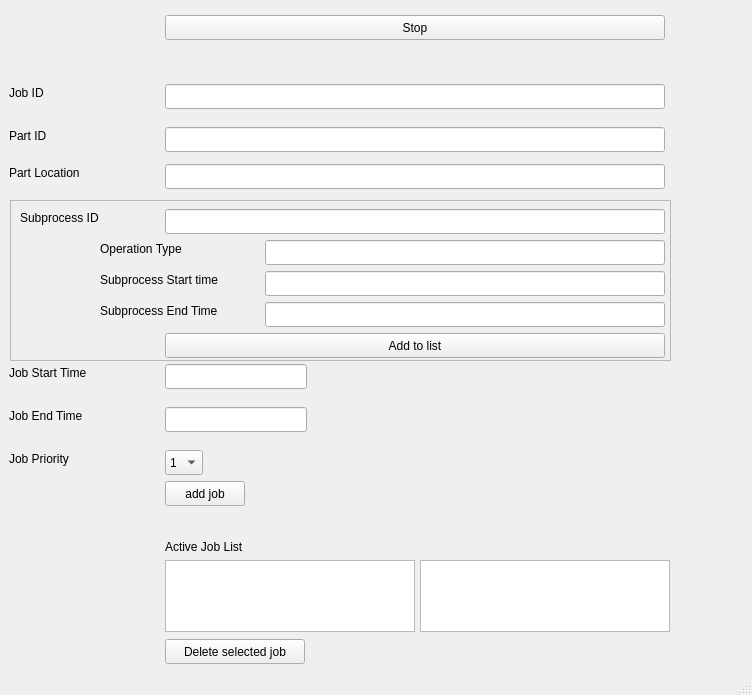
<?xml version="1.0" encoding="UTF-8"?>
<ui version="4.0">
 <class>MainWindow</class>
 <widget class="QMainWindow" name="MainWindow">
  <property name="geometry">
   <rect>
    <x>0</x>
    <y>0</y>
    <width>752</width>
    <height>695</height>
   </rect>
  </property>
  <property name="windowTitle">
   <string>MainWindow</string>
  </property>
  <widget class="QWidget" name="centralwidget">
   <widget class="QPushButton" name="stopButton">
    <property name="geometry">
     <rect>
      <x>165</x>
      <y>15</y>
      <width>500</width>
      <height>25</height>
     </rect>
    </property>
    <property name="styleSheet">
     <string notr="true">&quot;background-color: rgb(255, 0, 0)&quot;</string>
    </property>
    <property name="text">
     <string>Stop</string>
    </property>
    <property name="autoRepeat">
     <bool>false</bool>
    </property>
   </widget>
   <widget class="QLabel" name="JobID">
    <property name="geometry">
     <rect>
      <x>9</x>
      <y>84</y>
      <width>44</width>
      <height>17</height>
     </rect>
    </property>
    <property name="text">
     <string>Job ID</string>
    </property>
   </widget>
   <widget class="QLineEdit" name="job_id">
    <property name="geometry">
     <rect>
      <x>165</x>
      <y>84</y>
      <width>500</width>
      <height>25</height>
     </rect>
    </property>
   </widget>
   <widget class="QLabel" name="PartID">
    <property name="geometry">
     <rect>
      <x>9</x>
      <y>127</y>
      <width>47</width>
      <height>17</height>
     </rect>
    </property>
    <property name="text">
     <string>Part ID</string>
    </property>
   </widget>
   <widget class="QLineEdit" name="part_id">
    <property name="geometry">
     <rect>
      <x>165</x>
      <y>127</y>
      <width>500</width>
      <height>25</height>
     </rect>
    </property>
   </widget>
   <widget class="QLabel" name="PartLocation">
    <property name="geometry">
     <rect>
      <x>9</x>
      <y>164</y>
      <width>91</width>
      <height>17</height>
     </rect>
    </property>
    <property name="text">
     <string>Part Location</string>
    </property>
   </widget>
   <widget class="QLineEdit" name="partLocation">
    <property name="geometry">
     <rect>
      <x>165</x>
      <y>164</y>
      <width>500</width>
      <height>25</height>
     </rect>
    </property>
   </widget>
   <widget class="QLabel" name="SubprocessID">
    <property name="geometry">
     <rect>
      <x>20</x>
      <y>209</y>
      <width>96</width>
      <height>17</height>
     </rect>
    </property>
    <property name="text">
     <string>Subprocess ID</string>
    </property>
   </widget>
   <widget class="QLineEdit" name="subID">
    <property name="geometry">
     <rect>
      <x>165</x>
      <y>209</y>
      <width>500</width>
      <height>25</height>
     </rect>
    </property>
    <property name="text">
     <string/>
    </property>
   </widget>
   <widget class="QLabel" name="OperationType">
    <property name="geometry">
     <rect>
      <x>100</x>
      <y>240</y>
      <width>106</width>
      <height>17</height>
     </rect>
    </property>
    <property name="text">
     <string>Operation Type</string>
    </property>
   </widget>
   <widget class="QLineEdit" name="opType">
    <property name="geometry">
     <rect>
      <x>265</x>
      <y>240</y>
      <width>400</width>
      <height>25</height>
     </rect>
    </property>
   </widget>
   <widget class="QLabel" name="SubprocessStartTime">
    <property name="geometry">
     <rect>
      <x>100</x>
      <y>271</y>
      <width>150</width>
      <height>17</height>
     </rect>
    </property>
    <property name="text">
     <string>Subprocess Start time</string>
    </property>
   </widget>
   <widget class="QLineEdit" name="subStartTime">
    <property name="geometry">
     <rect>
      <x>265</x>
      <y>271</y>
      <width>400</width>
      <height>25</height>
     </rect>
    </property>
   </widget>
   <widget class="QLabel" name="SubprocessEndTime">
    <property name="geometry">
     <rect>
      <x>100</x>
      <y>302</y>
      <width>145</width>
      <height>17</height>
     </rect>
    </property>
    <property name="text">
     <string>Subprocess End Time</string>
    </property>
   </widget>
   <widget class="QLineEdit" name="subEndTime">
    <property name="geometry">
     <rect>
      <x>265</x>
      <y>302</y>
      <width>400</width>
      <height>25</height>
     </rect>
    </property>
   </widget>
   <widget class="QPushButton" name="addToList">
    <property name="geometry">
     <rect>
      <x>165</x>
      <y>333</y>
      <width>500</width>
      <height>25</height>
     </rect>
    </property>
    <property name="text">
     <string>Add to list</string>
    </property>
   </widget>
   <widget class="QLabel" name="JobStartTime">
    <property name="geometry">
     <rect>
      <x>9</x>
      <y>364</y>
      <width>100</width>
      <height>17</height>
     </rect>
    </property>
    <property name="text">
     <string>Job Start Time</string>
    </property>
   </widget>
   <widget class="QLineEdit" name="startTime">
    <property name="geometry">
     <rect>
      <x>165</x>
      <y>364</y>
      <width>142</width>
      <height>25</height>
     </rect>
    </property>
   </widget>
   <widget class="QLabel" name="JobEndTime">
    <property name="geometry">
     <rect>
      <x>9</x>
      <y>407</y>
      <width>92</width>
      <height>17</height>
     </rect>
    </property>
    <property name="text">
     <string>Job End Time</string>
    </property>
   </widget>
   <widget class="QLineEdit" name="endTime">
    <property name="geometry">
     <rect>
      <x>165</x>
      <y>407</y>
      <width>142</width>
      <height>25</height>
     </rect>
    </property>
   </widget>
   <widget class="QLabel" name="JobPriority">
    <property name="geometry">
     <rect>
      <x>9</x>
      <y>450</y>
      <width>81</width>
      <height>17</height>
     </rect>
    </property>
    <property name="text">
     <string>Job Priority</string>
    </property>
   </widget>
   <widget class="QComboBox" name="priority">
    <property name="geometry">
     <rect>
      <x>165</x>
      <y>450</y>
      <width>38</width>
      <height>25</height>
     </rect>
    </property>
    <item>
     <property name="text">
      <string>1</string>
     </property>
    </item>
    <item>
     <property name="text">
      <string>2</string>
     </property>
    </item>
    <item>
     <property name="text">
      <string>3</string>
     </property>
    </item>
   </widget>
   <widget class="QPushButton" name="addJobButton">
    <property name="geometry">
     <rect>
      <x>165</x>
      <y>481</y>
      <width>80</width>
      <height>25</height>
     </rect>
    </property>
    <property name="text">
     <string>add job</string>
    </property>
   </widget>
   <widget class="QLabel" name="ActiveJobList">
    <property name="geometry">
     <rect>
      <x>165</x>
      <y>538</y>
      <width>99</width>
      <height>17</height>
     </rect>
    </property>
    <property name="text">
     <string>Active Job List</string>
    </property>
   </widget>
   <widget class="QListWidget" name="JobListWidget">
    <property name="geometry">
     <rect>
      <x>165</x>
      <y>560</y>
      <width>250</width>
      <height>72</height>
     </rect>
    </property>
   </widget>
   <widget class="QPushButton" name="JobDeleteButton">
    <property name="geometry">
     <rect>
      <x>165</x>
      <y>639</y>
      <width>140</width>
      <height>25</height>
     </rect>
    </property>
    <property name="text">
     <string>Delete selected job</string>
    </property>
   </widget>
   <widget class="QListWidget" name="listWidget_1">
    <property name="geometry">
     <rect>
      <x>420</x>
      <y>560</y>
      <width>250</width>
      <height>72</height>
     </rect>
    </property>
   </widget>
   <widget class="QListWidget" name="listWidget_2">
    <property name="geometry">
     <rect>
      <x>420</x>
      <y>560</y>
      <width>250</width>
      <height>72</height>
     </rect>
    </property>
   </widget>
   <widget class="QFrame" name="frame">
    <property name="geometry">
     <rect>
      <x>10</x>
      <y>200</y>
      <width>661</width>
      <height>161</height>
     </rect>
    </property>
    <property name="autoFillBackground">
     <bool>false</bool>
    </property>
    <property name="frameShape">
     <enum>QFrame::StyledPanel</enum>
    </property>
    <property name="frameShadow">
     <enum>QFrame::Raised</enum>
    </property>
    <property name="lineWidth">
     <number>3</number>
    </property>
    <property name="midLineWidth">
     <number>3</number>
    </property>
   </widget>
   <widget class="QWidget" name="widget" native="true">
    <property name="geometry">
     <rect>
      <x>0</x>
      <y>0</y>
      <width>120</width>
      <height>80</height>
     </rect>
    </property>
   </widget>
   <widget class="QWidget" name="">
    <property name="geometry">
     <rect>
      <x>30</x>
      <y>20</y>
      <width>16</width>
      <height>16</height>
     </rect>
    </property>
    <layout class="QFormLayout" name="formLayout"/>
   </widget>
   <zorder>frame</zorder>
   <zorder>stopButton</zorder>
   <zorder>JobID</zorder>
   <zorder>job_id</zorder>
   <zorder>PartID</zorder>
   <zorder>part_id</zorder>
   <zorder>PartLocation</zorder>
   <zorder>partLocation</zorder>
   <zorder>SubprocessID</zorder>
   <zorder>subID</zorder>
   <zorder>OperationType</zorder>
   <zorder>opType</zorder>
   <zorder>SubprocessStartTime</zorder>
   <zorder>subStartTime</zorder>
   <zorder>SubprocessEndTime</zorder>
   <zorder>subEndTime</zorder>
   <zorder>addToList</zorder>
   <zorder>JobStartTime</zorder>
   <zorder>startTime</zorder>
   <zorder>JobEndTime</zorder>
   <zorder>endTime</zorder>
   <zorder>JobPriority</zorder>
   <zorder>priority</zorder>
   <zorder>addJobButton</zorder>
   <zorder>ActiveJobList</zorder>
   <zorder>JobListWidget</zorder>
   <zorder>JobDeleteButton</zorder>
   <zorder>listWidget_1</zorder>
   <zorder>listWidget_2</zorder>
   <zorder>widget</zorder>
  </widget>
  <widget class="QStatusBar" name="statusbar"/>
 </widget>
 <resources/>
 <connections/>
</ui>
